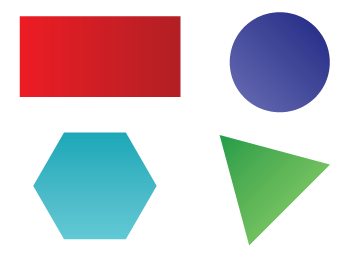
#> input picture Lab/4/lab4_shapes.bmp, 360 x 260 px
$ python task4.py
#> lines starting #> are read from the running program, lines starting #| are printed output that depends on the picture; after the words box and inside, x2 and y2 are one past the last pixel; in counts of white or black regions, pixels touching at a corner belong together
import cv2


import numpy as np
shapes = cv2.imread("lab4_shapes.bmp")
#> shapes is the input picture: shape (260, 360, 3); mean B, G, R 200, 196.5, 202.7
# cv2_imshow(shapes)
shapes_hsv = cv2.cvtColor(shapes,cv2.COLOR_BGR2HSV)
#> shapes_hsv: shape (260, 360, 3); mean H, S, V 48.9, 68.4, 229.3

# cv2_imshow(shapes_hsv)
rectangle = cv2.inRange(shapes_hsv, np.array([150,50,50]), np.array([179,255,255]))
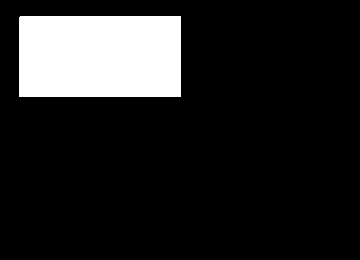
#> rectangle: shape (260, 360); 14% white; 1 white region, box (x1, y1, x2, y2) and area: (19, 16, 181, 97) 13121
circle = cv2.inRange(shapes_hsv, np.array([100,50,50]),np.array([120,255,255]))
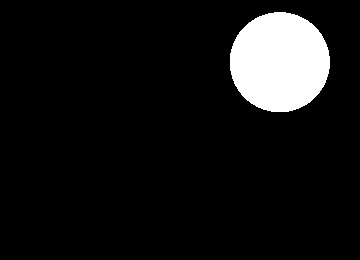
#> circle: shape (260, 360); 8.4% white; 1 white region, box (x1, y1, x2, y2) and area: (230, 12, 330, 112) 7883
octagon = cv2.inRange(shapes_hsv, np.array([90,50,50]), np.array([100,255,255]))
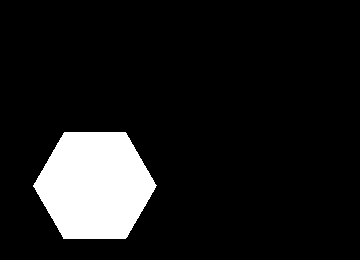
#> octagon: shape (260, 360); 10.6% white; 1 white region, box (x1, y1, x2, y2) and area: (33, 132, 157, 239) 9939
triangle = cv2.inRange(shapes_hsv, np.array([30,50,50]), np.array([70,255,255]))
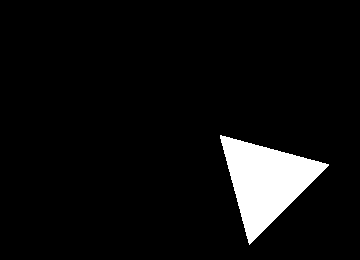
#> triangle: shape (260, 360); 6.1% white; 1 white region, box (x1, y1, x2, y2) and area: (220, 135, 329, 245) 5666


new_image = rectangle + circle + octagon + triangle
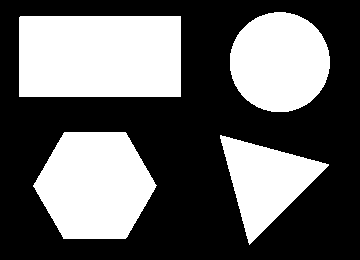
#> new_image: shape (260, 360); 39.1% white; 4 white regions, box (x1, y1, x2, y2) and area: (19, 16, 181, 97) 13121, (33, 132, 157, 239) 9939, (230, 12, 330, 112) 7883, (220, 135, 329, 245) 5666


cv2.imshow("new", new_image)

cv2.waitKey(0)
cv2.destroyAllWindows()
